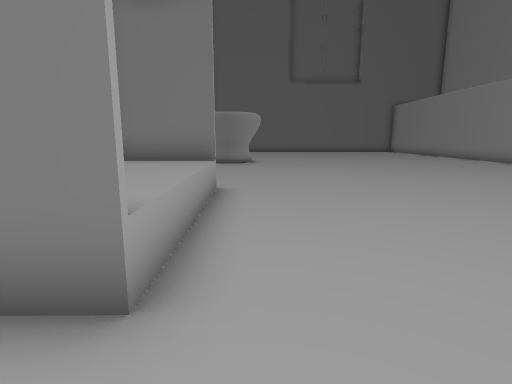
[1] (above)

16 first-person views from a walk through a scene from a Unity 3-D project. The camera is 1.2 m above the floor, tilts 10° down and sees 80° across. The floor is counted in squares, 1 m on a side. Each view is taken from the middle of a square. On the plan, view 1 faces up. The plan holds only what a view shows up to about 13 squares ahead; the rest is blank. The place goes on beyond the plan. Some trees and plants on the terrain are drawn as simple stand-ins. Door leaves are left out, so doorways stand open.

[2]
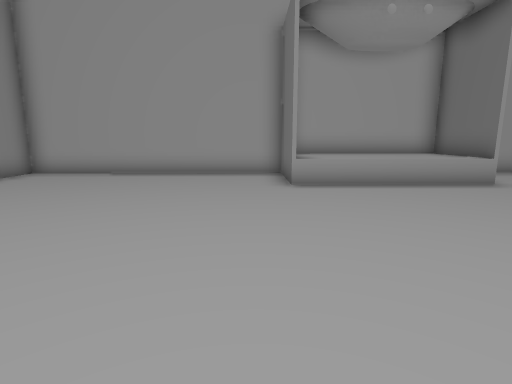

[3]
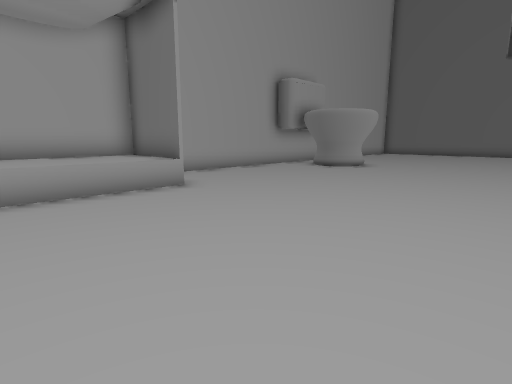

[4]
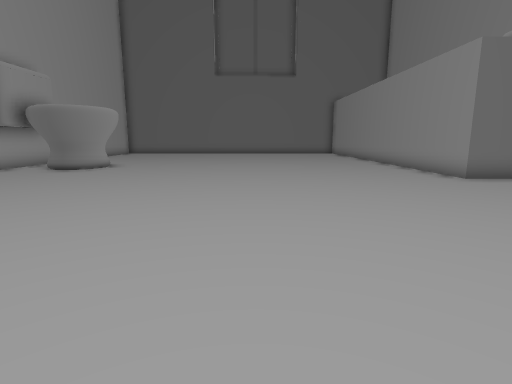

[5]
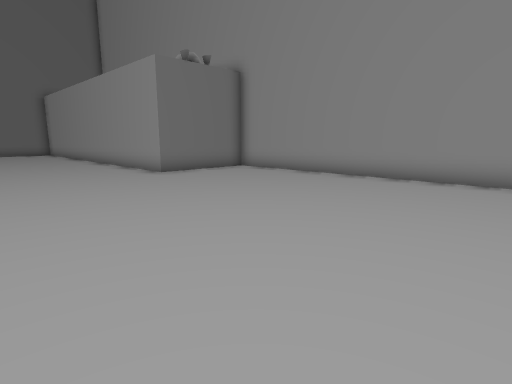

[6]
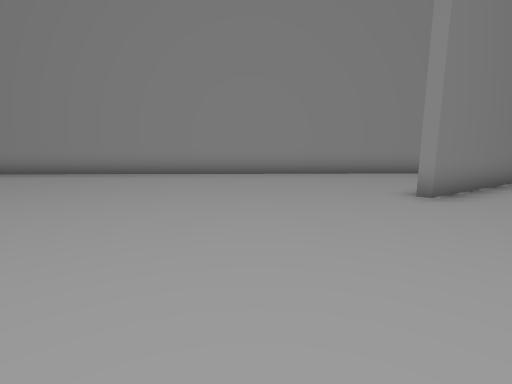

[7]
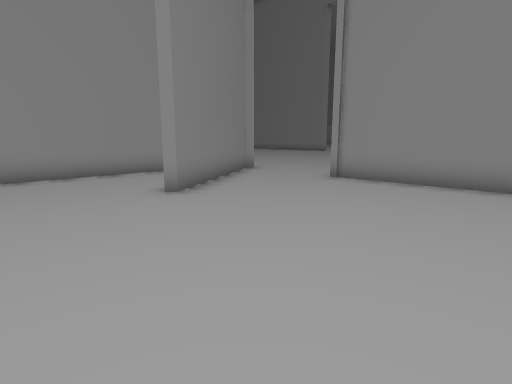

[8]
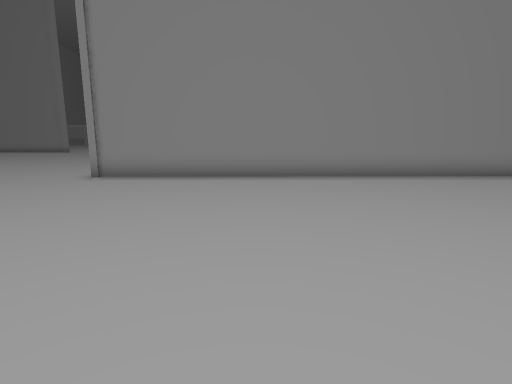

[9]
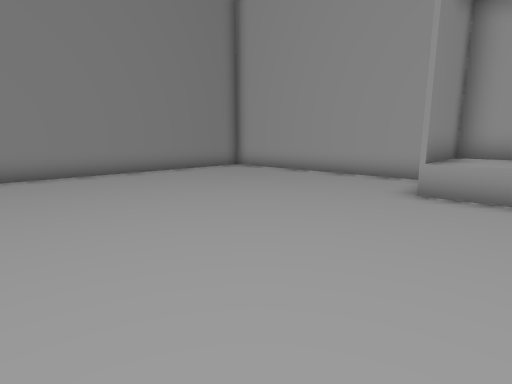

[10]
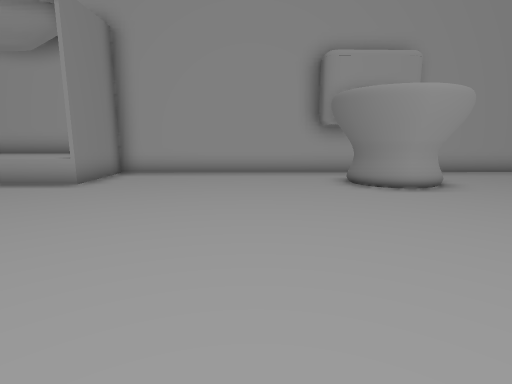

[11]
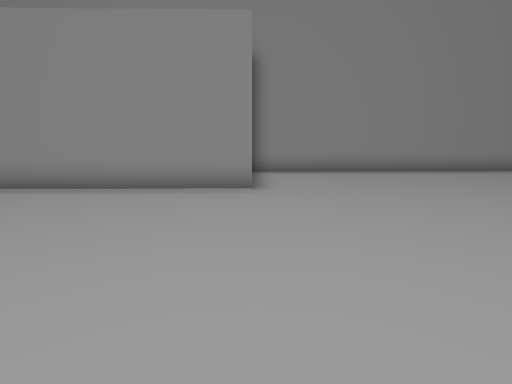

[12]
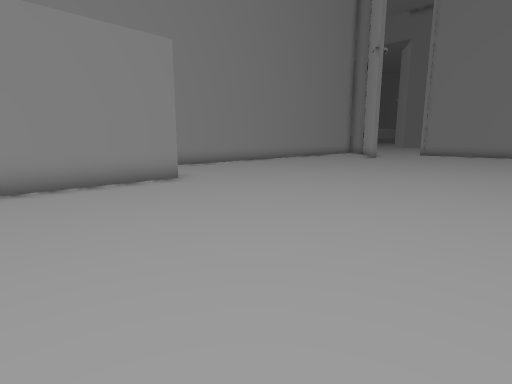

[13]
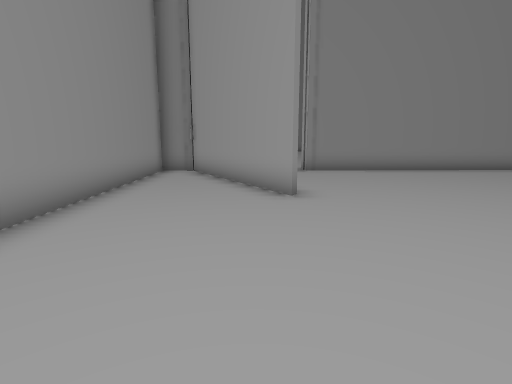

[14]
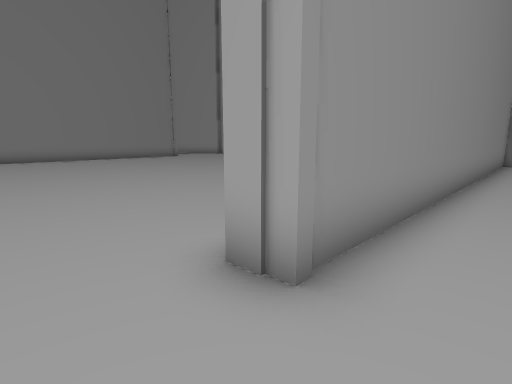

[15]
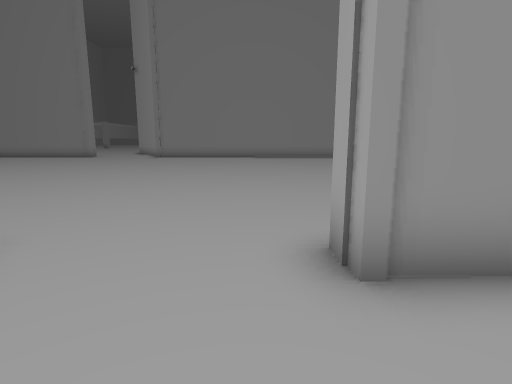

[16]
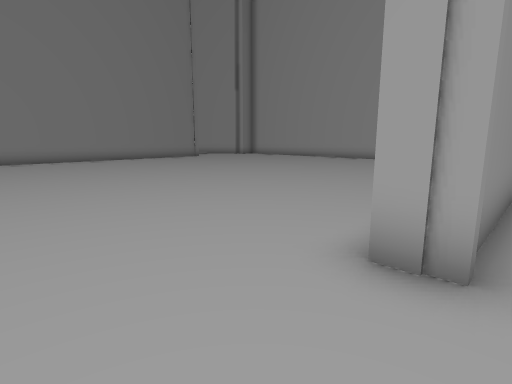

### Floor plan
Points are (right, up) in squares from view 1. A wall is a line through its corners. A room is listed if a view was taken in it or the views show most of it. See-through windows are left out.
Room 1 (views 1, 2, 3, 4, 5, 6, 7, 8, 9, 10, 11, 12, 13, 14, 15)
walls: (-3.6, 2) (-3.5, -6.7) (11.1, -6.5); (-3.8, 7.3) (-1, 7.3) (-0.9, 1.9) (-3.6, 1.9); (-0.5, 14.6) (-0.9, 14.3); (15.6, 12.1) (12.3, 12.1) (12.2, 17.5); (-0.1, 16.4) (0.1, 15.8) (-0.1, 15); (14.2, -5) (12.1, -1.6) (12.2, -1.3) (15.4, -6.4); (-3.8, 15) (-3.7, 7); (16.5, -6.4) (16.2, 12.2)
ways out: opening at (12.5, -6.5) to room 2; open door at (-1, 4.5) to room 3
Room 2 (view 16)
walls: (11.1, -6.5) (11.2, -7.3); (15.3, -7.2) (15.3, -6.4); (15.1, -6.5) (14.2, -5)
ways out: opening at (12.5, -6.5) to room 1
Room 3 (no view inside)
walls: (-3.7, 7) (-3.6, 2) (-0.9, 2); (-0.9, 7.2) (-3.7, 7.1)
ways out: open door at (-1, 4.5) to room 1

Where each view was taken, in squares from view 1:
view 1: 0 up, 0 right, facing up
view 2: 1 up, 7 right, facing left
view 3: 3 up, 6 right, facing up-left
view 4: 3 up, 6 right, facing up
view 5: 2 up, 7 right, facing up-right
view 6: 2 up, 6 right, facing right
view 7: 2 up, 6 right, facing down-right
view 8: 3 up, 6 right, facing down
view 9: 4 up, 6 right, facing down-left
view 10: 12 up, 7 right, facing left
view 11: 12 up, 5 right, facing right
view 12: 17 up, 4 right, facing down-right
view 13: 5 up, 13 right, facing down
view 14: 5 down, 13 right, facing down-left
view 15: 4 down, 12 right, facing down
view 16: 6 down, 14 right, facing down-left
